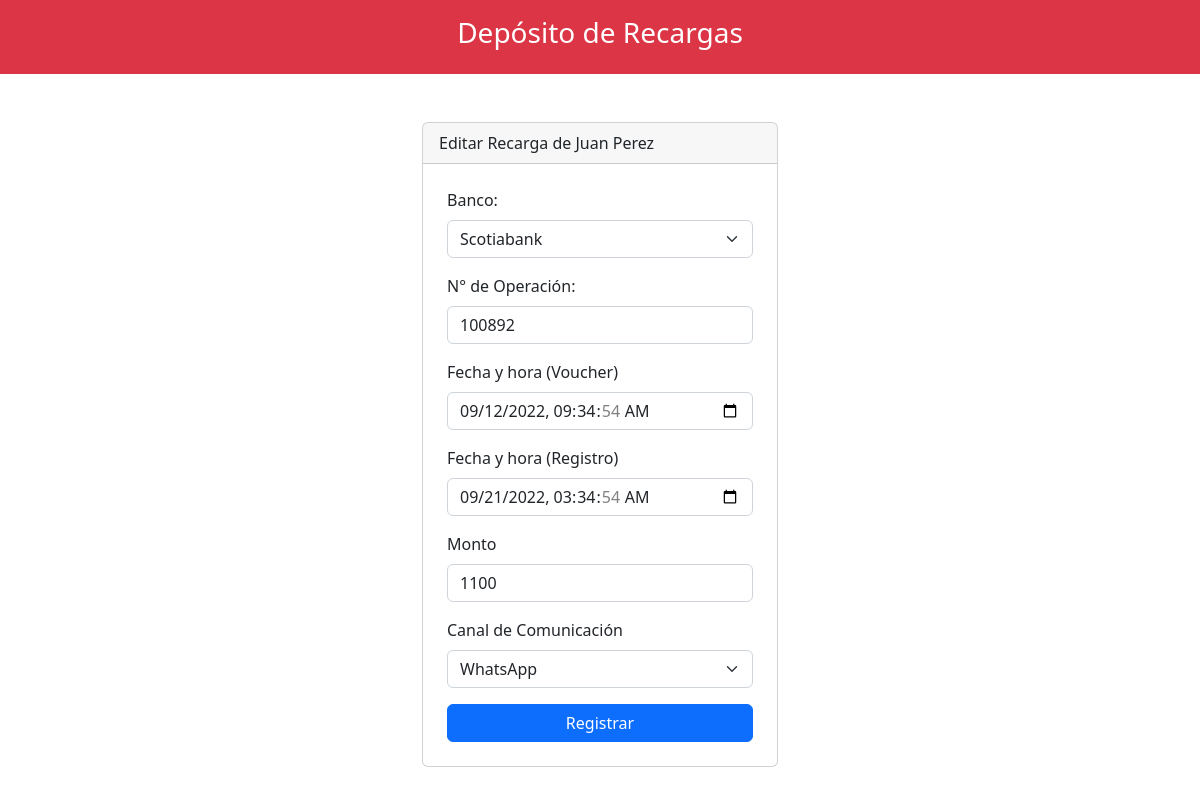
/editar.php?id_recarga=1, run on the app's committed database.
### tables this page shows
CREATE TABLE `usuario` (
  `id_user` int(11) NOT NULL,
  `nombre_user` varchar(100) NOT NULL,
  `apellido_user` varchar(100) NOT NULL,
  `tipo_user` varchar(20) NOT NULL,
  `saldo_user` float NOT NULL,
  PRIMARY KEY (`id_user`)
);

CREATE TABLE `recarga` (
  `id_recarga` int(11) NOT NULL AUTO_INCREMENT,
  `id_user` int(11) NOT NULL,
  `banco_recarga` varchar(20) NOT NULL,
  `n_operacion` varchar(20) NOT NULL,
  `fecha_voucher` datetime NOT NULL,
  `fecha_monto` datetime NOT NULL,
  `monto` float NOT NULL,
  `recarga_canal` varchar(10) NOT NULL,
  PRIMARY KEY (`id_recarga`),
  KEY `id_user` (`id_user`),
  CONSTRAINT `recarga_ibfk_1` FOREIGN KEY (`id_user`) REFERENCES `usuario` (`id_user`)
);

CREATE TABLE `bancos` (
  `id_banco` int(11) NOT NULL AUTO_INCREMENT,
  `nombre_banco` varchar(30) NOT NULL,
  PRIMARY KEY (`id_banco`)
);

### editar.php (the view, shortened to what this page needs)
<!doctype html>
<html lang="es">
<head>
    <link rel="stylesheet" href="https://cdn.jsdelivr.net/npm/bootstrap@5.2.0/dist/css/bootstrap.min.css"
>
    <link rel="stylesheet" href="https://cdn.jsdelivr.net/npm/bootstrap-icons@1.9.1/font/bootstrap-icons.css">
</head>
<body>
    <?php include 'template/header.php' ?>
    <?php
        include_once 'model/conexion.php';
        $id_recarga = $_GET['id_recarga'];
        $s_recarga = $bd->prepare("SELECT * FROM recarga WHERE id_recarga = ?;");
        $s_recarga->execute([$id_recarga]);
        $recarga_usuario = $s_recarga->fetch(PDO::FETCH_OBJ);
        $s_usuario = $bd->prepare("SELECT nombre_user,apellido_user FROM usuario WHERE id_user = 203450;");
        $s_usuario->execute();
        $nombre_usuario = $s_usuario->fetch(PDO::FETCH_OBJ);
        $bbanco = $bd->prepare("SELECT * FROM bancos");
        $bbanco->execute();
        $lista_banco = $bbanco->fetchAll(PDO::FETCH_OBJ);
    ?>
    <div class="container mt-5">
        <div class="row justify-content-center">
            <div class="col-md-4">
                <div class="card">
                    <div class="card-header">
                        Editar Recarga de <?php echo $nombre_usuario->nombre_user; ?> <?php echo $nombre_usuario->apellido_user; ?>
                    </div>
                    <form action="editar_proceso.php" class="p-4" method="POST">
                        <div class="mb-3">
                            <label class="form-label">Banco: </label>
                            <select name="form_banco" class="form-select" aria-label="Default select example" required>
                                <?php
                                    foreach ($lista_banco as $datobanco) {
                                ?>
                                <option value="<?php echo $datobanco->nombre_banco; ?>" <?php if ($datobanco->nombre_banco == $recarga_usuario->banco_recarga) {echo "selected";} ?> ><?php echo $datobanco->nombre_banco; ?></option>
                                <?php
                                    }
                                ?>
                            </select>
                        </div>
                        <div class="mb-3">
                            <label class="form-label">N° de Operación: </label>
                            <input type="number" class="form-control" name="form_operacion" required value="<?php echo $recarga_usuario->n_operacion; ?>">
                        </div>
                        <div class="mb-3">
                            <label class="form-label">Fecha y hora (Voucher)</label>
                            <input type="datetime-local" class="form-control" name="form_fvoucher" value="<?php echo $recarga_usuario->fecha_voucher; ?>">
                        </div>
                        <div class="mb-3">
                            <label class="form-label">Fecha y hora (Registro)</label>
                            <input type="datetime-local" class="form-control" name="form_fregistro" value="<?php echo $recarga_usuario->fecha_monto; ?>">
                        </div>
                        <div class="mb-3">
                            <label class="form-label">Monto</label>
                            <input type="number" class="form-control" name="form_fmonto" required value="<?php echo $recarga_usuario->monto; ?>">
                        </div>
                        <div class="mb-3">
                            <label class="form-label">Canal de Comunicación</label>
                            <select name="form_fcanal" class="form-select" aria-label="Default select example" required>
                                <option value="WhatsApp" <?php if ($recarga_usuario->recarga_canal == 'WhatsApp') {echo "selected";} ?>>WhatsApp</option>
                            </select>
                        </div>
                        <div class="d-grid">
                            <input type="submit" class="btn btn-primary" value="Registrar" required onclick="return confirm('¿Estás seguro de querer actualizar estos campos?');">
                        </div>
                    </form>
                </div>
            </div>
        </div>
    </div>
</body>
</html>

### data on the page
usuario: nombre_user "Juan", apellido_user "Perez"
recarga: form_banco "Scotiabank", form_operacion "100892", form_fvoucher "09/12/2022 09:34:54", form_fregistro "09/21/2022 03:34:54", form_fmonto "1100", form_fcanal "WhatsApp"
